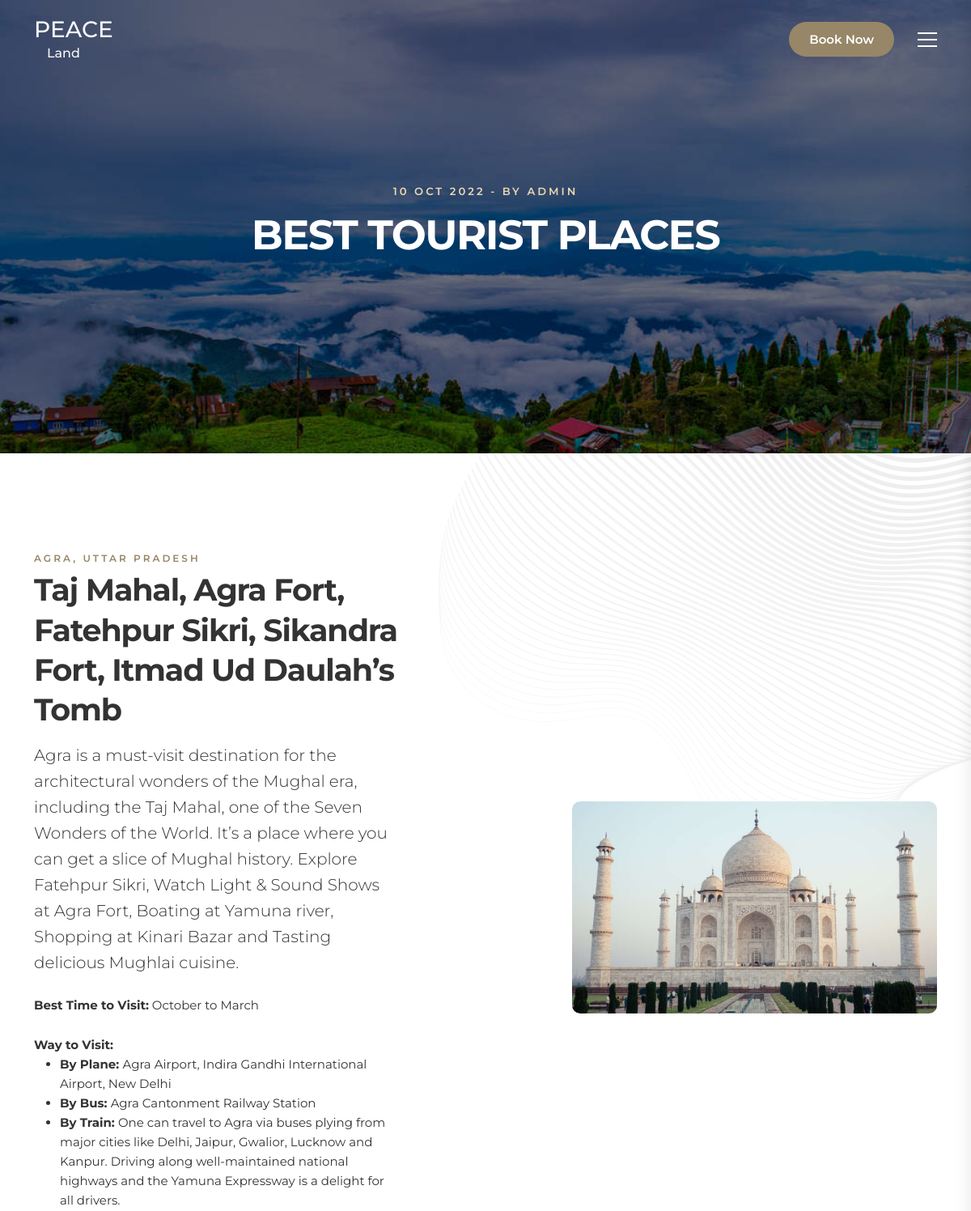
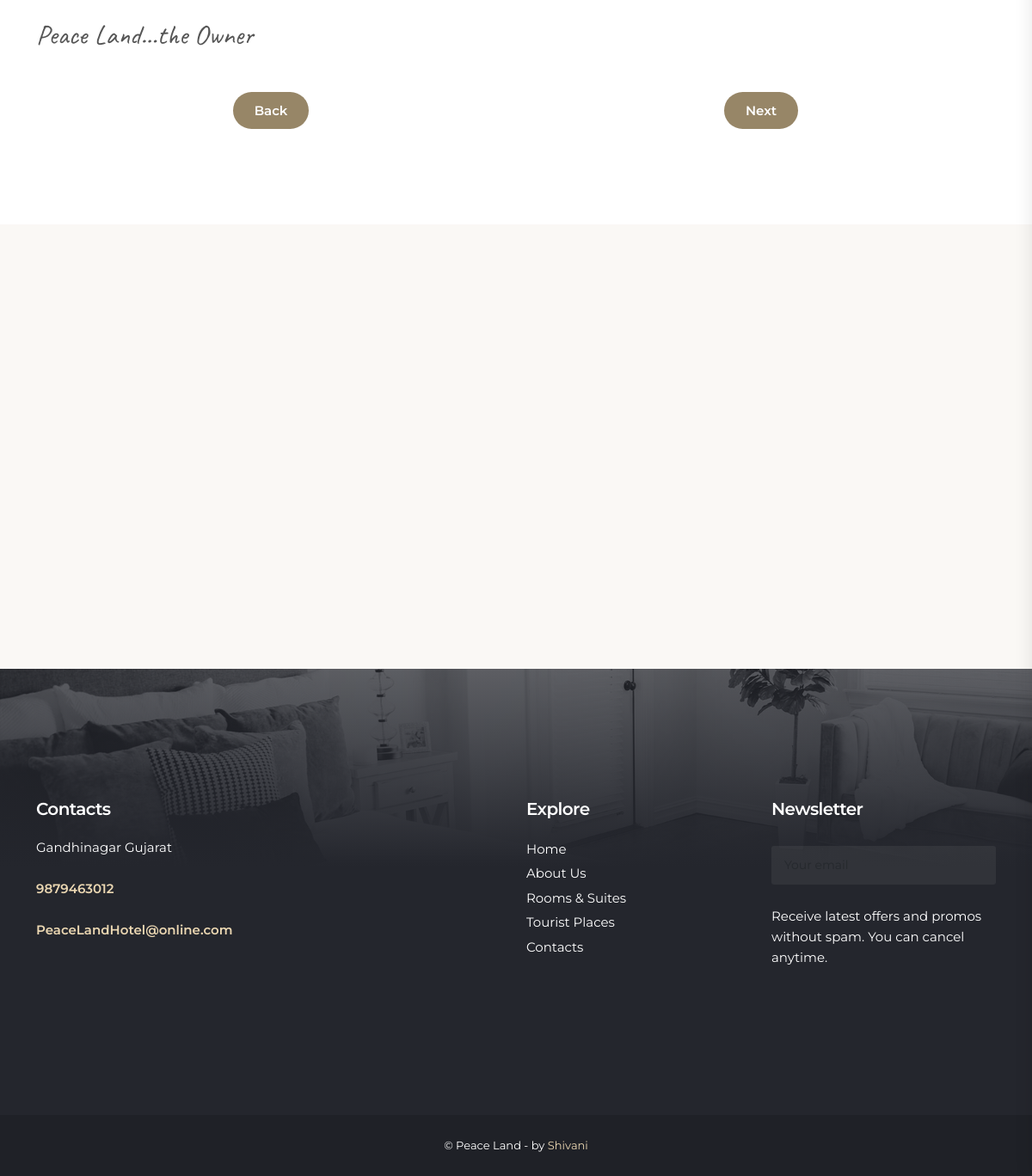
/hotel/place-details/1, run on the app's committed database (2 pictures, top to bottom).
### PeaceLand/models.py (models this page shows, shortened)
class TouristPlaces(models.Model):
    city = models.ForeignKey(City, on_delete=models.CASCADE)
    place_headling = models.CharField(max_length=256)
    places_name = models.CharField(max_length=256)
    place_des = models.TextField()
    place_time = models.CharField(max_length=256)
    place_reach = models.ForeignKey(TourReachPlaces, on_delete=models.CASCADE)
    place_img = models.ImageField(upload_to="Photo/touristPlaces")
    class Meta:
        verbose_name = ("TouristPlace")
        verbose_name_plural = ("TouristPlaces")

class City(models.Model):
    name = models.CharField(max_length=256)
    class Meta:
        verbose_name = ("City")
        verbose_name_plural = ("Cities")
    def __str__(self):
        return self.name

class TourReachPlaces(models.Model):
    city = models.ForeignKey(City, on_delete=models.CASCADE)
    byplane = models.CharField(max_length=256)
    bybus = models.CharField(max_length=256)
    bytrain = models.CharField(max_length=256)
    class Meta:
        verbose_name = ("TourReachPlaces")
        verbose_name_plural = ("TourReachPlaces")

class AdminAddress(models.Model):
    phoneNo = models.BigIntegerField()
    address = models.CharField(max_length=256)
    emailId = models.EmailField()
    class Meta:
        verbose_name = ("HotelContact")
        verbose_name_plural = ("Hotel_Contact") #Admin Shows

### PeaceLand/views.py (the view, shortened to what this page needs)
# urls.py: path("place-details/<int:id>",PlaceDetails, name="place-details"),
def PlaceDetails(request,id=None):
    room_id = request.session.get('room_id')
    room_email = request.session.get('room_email')
    placeDetails = TouristPlaces.objects.get(id=id)
    contact = AdminAddress.objects.all()
    reachPlace = TourReachPlaces.objects.get(city=placeDetails.city)
    next_place = TouristPlaces.objects.filter(id__gt=id).order_by('id').first()
    previous_place = TouristPlaces.objects.filter(id__lt=id).order_by('-id').first()
    rooms = RoomsType.objects.all()
    context={
        'placeDetails':placeDetails,
        'reachPlace': reachPlace,
        'next_place': next_place,
        'previous_place': previous_place,
        'rooms':rooms,
        'contacts':contact
    }
    return render(request,"place_details.html",context)

### PeaceLand/templates/place_details.html (shortened to what this page needs)
{% extends 'base.html' %}
{% block content %}
    <main>
        <div class="hero medium-height jarallax" data-jarallax data-speed="0.2">
            <img class="jarallax-img" src="/static/CustomImages/news1.jpg" alt="">
            <div class="wrapper opacity-mask d-flex align-items-center justify-content-center text-center animate_hero" data-opacity-mask="rgba(0, 0, 0, 0.5)">
                <div class="container">
                    <small class="slide-animated one">10 oct 2022 - by Admin</small>
                    <h1 class="slide-animated two">Best Tourist Places</h1>
                </div>
            </div>
        </div>
        <div class="pattern_2">
            <div class="container margin_120_95" id="first_section">
                <div class="row justify-content-between flex-lg-row-reverse align-items-center">
                    <div class="col-lg-5">
                        <div class="parallax_wrapper">
                            <img src="../media/{{placeDetails.place_img}}" alt="" class="img-fluid rounded-img">
                        </div>
                    </div>
                    <div class="col-lg-5">
                        <div class="intro">
                            <div class="title">
                                <small>{{placeDetails.city}}</small>
                                <h2>{{placeDetails.places_name}}</h2>
                            </div>
                            <p class="lead">{{placeDetails.place_des}}</p>
                            <p><b>Best Time to Visit:</b> {{placeDetails.place_time}}</p>
                            <b>Way to Visit:</b>
                            <ul>
                                <li><b>By Plane: </b>{{reachPlace.byplane}}</li>
                                <li><b>By Bus: </b>{{reachPlace.bybus}}</li>
                                <li><b>By Train: </b>{{reachPlace.bytrain}}</li>
                            </ul>
                            <p><em>Peace Land...the Owner</em></p>
                        </div>
                    </div>
                </div>
                <div class="row justify-content-between my-3">
                    <div class="col-md-6 text-center">
                        {% if not previous_place %}
                            <a href="../places" class="btn_1 btn_scrollto">Back</a>
                        {% endif %}
                    </div>
                    <div class="col-md-6 text-center">
                        {% if next_place %}
                        <a href="{% url 'place-details' next_place.id %}" class="btn_1 btn_scrollto">Next</a>
                        {% endif %}
                    </div>
                </div>
            </div>
        </div>
        <div class="container margin_120_95" id="booking_section">
            <div class="row justify-content-between">
                <div class="col-xl-4">
                </div>
                <div class="col-xl-7">
                </div>
            </div>
        </div>
    </main>
{%endblock%}

### PeaceLand/templates/base.html (shortened to what this page needs)
<!DOCTYPE html>
<html lang="zxx">
<head>
    {% load static %}
    <link rel="stylesheet" href="https://cdn.jsdelivr.net/npm/flatpickr/dist/flatpickr.min.css">
    <link href="{% static 'css/bootstrap.min.css'%}" rel="stylesheet">
    <link href="{% static 'css/style.css'%}" rel="stylesheet">
	<link href="{% static 'css/vendors.min.css' %}" rel="stylesheet">
    <link href="{% static 'css/custom.css' %}" rel="stylesheet">
</head>
<body>
    <header class="reveal_header">
        <div class="container">
            <div class="row align-items-center">
                 <div class="col-6">
                    <a href="./index" class="logo_normal"><span class="h3 text-light fw-5">PEACE </span><br><span class="h6 text-light text-center ps-3">Land</span></a>
                </div>
                <div class="col-6">
                    <nav>
                        <ul>
                            <li><a href="#booking_section" class="btn_1 btn_scrollto">Book Now</a></li>
                            <li>
                               <div class="hamburger_2 open_close_nav_panel">
                                    <div class="hamburger__box">
                                        <div class="hamburger__inner"></div>
                                    </div>
                                </div>
                            </li>
                        </ul>
                    </nav>
                </div>
            </div>
        </div>
    </header>
    {% block content %}
    {% endblock %}
    <footer class="revealed">
        <div class="footer_bg">
            <div class="gradient_over"></div>
            <div class="background-image" data-background="url({% static 'img/rooms/3.jpg'%})"></div>
        </div>
        <div class="container">
            <div class="row move_content">
                <div class="col-lg-4 col-md-12">
                    <h5>Contacts</h5>
                    <ul>
                        {% for s in contacts%}
                        <li>{{s.address}}<br><br></li>
                        <li><strong><a href="tel:+{{s.phoneNo}}">{{s.phoneNo}}</a></strong></li><br>
                        <li><strong><a href="mailto:{{s.emailId}}">{{s.emailId}}</a></strong></li>
                        {%endfor%}
                    </ul>
                    <div class="social">
                        <ul>
                            <li><a href="#0"><i class="bi bi-instagram"></i></a></li>
                            <li><a href="#0"><i class="bi bi-whatsapp"></i></a></li>
                            <li><a href="#0"><i class="bi bi-facebook"></i></a></li>
                            <li><a href="#0"><i class="bi bi-twitter-x"></i></a></li>
                        </ul>
                    </div>
                </div>
                <div class="col-lg-3 col-md-6 ms-lg-auto">
                    <h5>Explore</h5>
                    <div class="footer_links">
                        <ul>
                            <li><a href="/hotel/index">Home</a></li>
                            <li><a href="/hotel/about">About Us</a></li>
                            <li><a href="/hotel/room-list">Rooms &amp; Suites</a></li>
                            <li><a href="/hotel/places">Tourist Places</a></li>
                            <li><a href="/hotel/contacts">Contacts</a></li>
                        </ul>
                    </div>
                </div>
                <div class="col-lg-3 col-md-6">
                    <div id="newsletter">
                        <h5>Newsletter</h5>
                        <div id="message-newsletter"></div>
                        <form method="post" action="#" name="newsletter_form" id="newsletter_form">
                            <div class="form-group">
                                <input type="email" name="email_newsletter" id="email_newsletter" class="form-control" placeholder="Your email">
                                <button type="submit" id="submit-newsletter"><i class="bi bi-send"></i></button>
                            </div>
                        </form>
                        <p>Receive latest offers and promos without spam. You can cancel anytime.</p>
                    </div>
                </div>
            </div>
        </div>
        <div class="copy">
            <div class="container">
                © Peace Land - by <a href="#">Shivani</a>
            </div>
        </div>
    </footer>
</body>
</html>

### data on the page
TouristPlaces: place_img (picture), city "AGRA, UTTAR PRADESH", places_name "Taj Mahal, Agra Fort, Fatehpur Sikri, Sikandra Fort, Itmad Ud Daulah’s Tomb", place_des "Agra is a must-visit destination for the architectural wonders of the Mughal era, including the Taj Mahal, one of the Seven Wonders of the World. It’s a place where you can get a slice of Mughal history. Explore Fatehpur Sikri, Watch Light & Sound Shows at Agra Fort, Boating at Yamuna river, Shopping at Kinari Bazar and Tasting delicious Mughlai cuisine.", place_time "October to March"
TourReachPlaces: byplane "Agra Airport, Indira Gandhi International Airport, New Delhi", bybus "Agra Cantonment Railway Station", bytrain "One can travel to Agra via buses plying from major cities like Delhi, Jaipur, Gwalior, Lucknow and Kanpur. Driving along well-maintained national highways and the Yamuna Expressway is a delight for all drivers."
AdminAddress: address "Gandhinagar Gujarat", phoneNo "9879463012", emailId "PeaceLandHotel@online.com"
